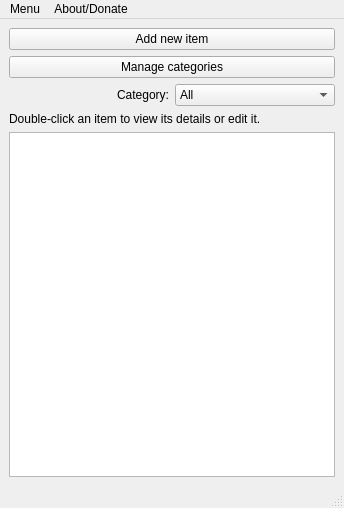
<?xml version="1.0" encoding="UTF-8"?>
<ui version="4.0">
 <class>MainWindow</class>
 <widget class="QMainWindow" name="MainWindow">
  <property name="geometry">
   <rect>
    <x>0</x>
    <y>0</y>
    <width>344</width>
    <height>508</height>
   </rect>
  </property>
  <property name="windowTitle">
   <string>MainWindow</string>
  </property>
  <widget class="QWidget" name="centralwidget">
   <layout class="QVBoxLayout" name="verticalLayout">
    <item>
     <widget class="QPushButton" name="btnNewItem">
      <property name="text">
       <string>Add new item</string>
      </property>
     </widget>
    </item>
    <item>
     <widget class="QPushButton" name="btnManageCt">
      <property name="text">
       <string>Manage categories</string>
      </property>
     </widget>
    </item>
    <item>
     <layout class="QHBoxLayout" name="horizontalLayout">
      <item>
       <widget class="QLabel" name="label_2">
        <property name="frameShape">
         <enum>QFrame::NoFrame</enum>
        </property>
        <property name="text">
         <string>Category:</string>
        </property>
        <property name="alignment">
         <set>Qt::AlignRight|Qt::AlignTrailing|Qt::AlignVCenter</set>
        </property>
       </widget>
      </item>
      <item>
       <widget class="QComboBox" name="cmbCategory">
        <property name="currentText">
         <string>All</string>
        </property>
        <item>
         <property name="text">
          <string>All</string>
         </property>
        </item>
       </widget>
      </item>
     </layout>
    </item>
    <item>
     <widget class="QLabel" name="label">
      <property name="text">
       <string>Double-click an item to view its details or edit it.</string>
      </property>
     </widget>
    </item>
    <item>
     <widget class="QListWidget" name="lstItems"/>
    </item>
   </layout>
  </widget>
  <widget class="QMenuBar" name="menubar">
   <property name="geometry">
    <rect>
     <x>0</x>
     <y>0</y>
     <width>344</width>
     <height>25</height>
    </rect>
   </property>
   <widget class="QMenu" name="menuMenu">
    <property name="title">
     <string>Menu</string>
    </property>
    <widget class="QMenu" name="menuBackup_Restore">
     <property name="title">
      <string>Backup/Restore</string>
     </property>
     <addaction name="actionBackup_this_profile"/>
     <addaction name="actionRestore_a_profile"/>
    </widget>
    <addaction name="menuBackup_Restore"/>
    <addaction name="actionDelete_this_account"/>
    <addaction name="separator"/>
    <addaction name="actionLogout"/>
    <addaction name="actionExit"/>
   </widget>
   <widget class="QMenu" name="menuAbout">
    <property name="title">
     <string>About/Donate</string>
    </property>
    <addaction name="actionAbout"/>
    <addaction name="actionDonate"/>
   </widget>
   <addaction name="menuMenu"/>
   <addaction name="menuAbout"/>
  </widget>
  <widget class="QStatusBar" name="statusbar"/>
  <action name="actionAbout">
   <property name="text">
    <string>About</string>
   </property>
  </action>
  <action name="actionDonate">
   <property name="text">
    <string>Donate :)</string>
   </property>
  </action>
  <action name="actionBackup_this_profile">
   <property name="text">
    <string>Backup this profile</string>
   </property>
  </action>
  <action name="actionRestore_a_profile">
   <property name="text">
    <string>Restore a profile</string>
   </property>
  </action>
  <action name="actionDelete_this_account">
   <property name="text">
    <string>Delete this account</string>
   </property>
  </action>
  <action name="actionLogout">
   <property name="text">
    <string>Logout</string>
   </property>
  </action>
  <action name="actionExit">
   <property name="text">
    <string>Exit</string>
   </property>
  </action>
 </widget>
 <resources/>
 <connections/>
</ui>
